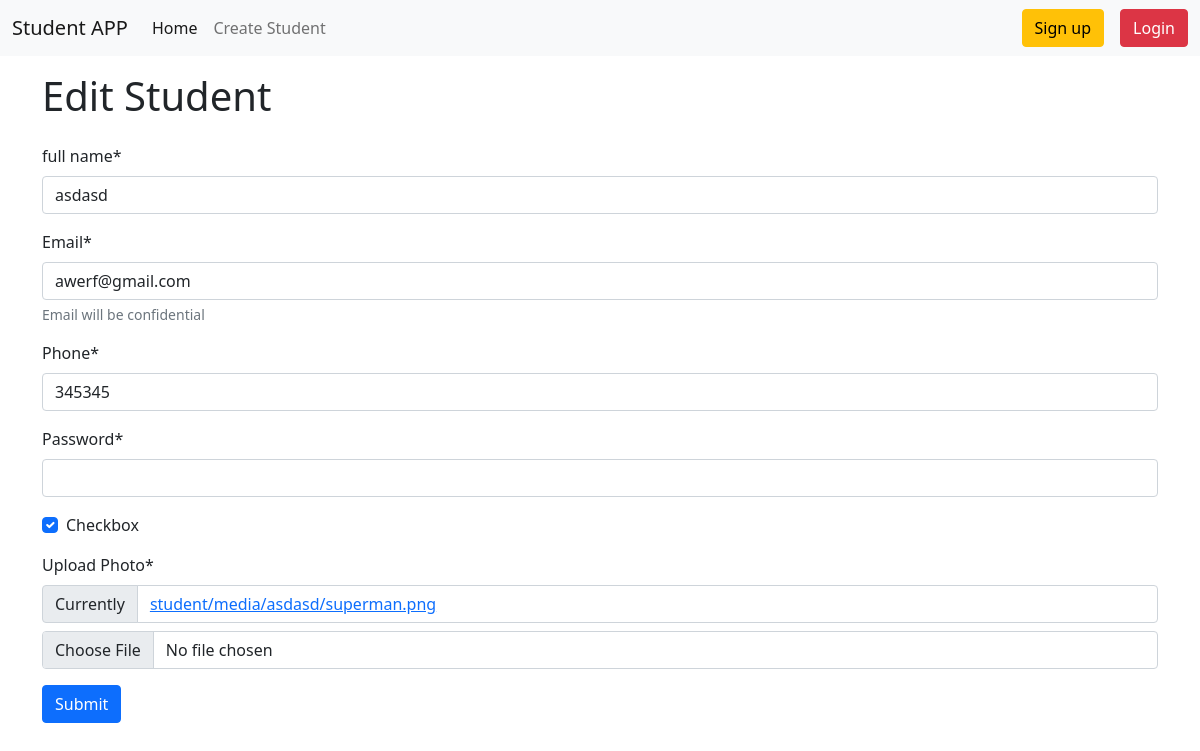
/edit/9/, run on an earlier commit of the app's database.
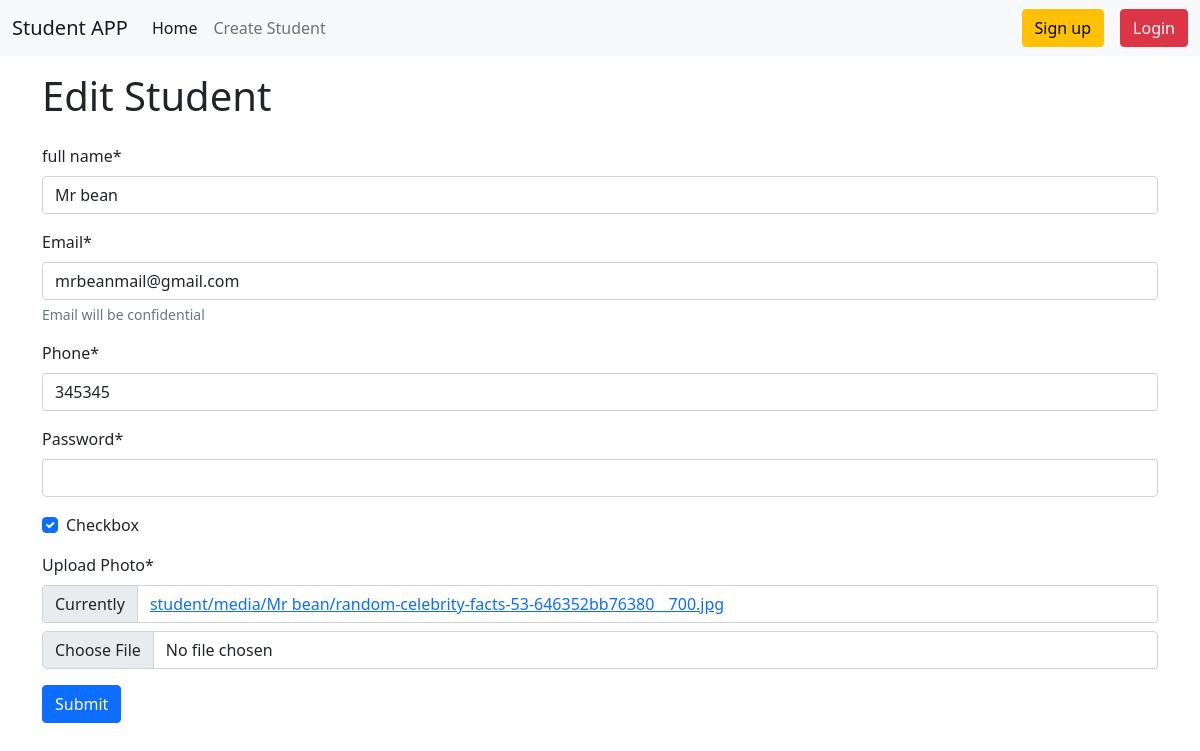
And on a later commit of the database.
### student/models.py (models this page shows, shortened)
class Student(models.Model):
    name = models.CharField(max_length=200)
    email = models.EmailField()
    phone = models.CharField(max_length=50)
    password = models.CharField(max_length=50)
    checkbox = models.BooleanField()
    photo = models.ImageField(upload_to=student_directory_name,default=None, null=True)

### student/views.py (the view)
# urls.py: path('edit/<int:id>/',views.update_student, name = 'update_student'),
def update_student(request, id):
    student = models.Student.objects.get(id=id)
    form = forms.StudentForm(instance = student) #showing previous data on form
    if request.method == 'POST':
        form = forms.StudentForm(request.POST, request.FILES, instance=student)#capturing the post request
        if form.is_valid():
            form.save()
            messages.add_message(request, messages.SUCCESS, 'Student Profile Updated successfully.')
            return redirect('home')
    return render(request, 'student/create_student.html', {'form': form, 'edit': True})

### student/forms.py
class StudentForm(forms.ModelForm):
    password = forms.CharField(widget=forms.PasswordInput())
    class Meta:
        model = models.Student
        fields = '__all__'
        labels = {
            'name' : "full name",
            'photo' :"Upload Photo",
        }
        help_texts = {
            'email' : "Email will be confidential",
        }

### student/templates/student/create_student.html (shortened to what this page needs)
{% extends "base.html" %}
{%load crispy_forms_tags %}
{% block content %}
{% if edit %}
    <H1 class="py-3 container">
      Edit Student
    </h1>
    {% else %}
    <H1 class="py-3 container">
      Create New Student
    </h1>
    {% endif %}
    <form class="container" method="post" enctype="multipart/form-data" novalidate>
    {{ form | crispy }}
    <button type="submit" class="btn btn-primary" > Submit </button>
    </form>
{% endblock %}

### templates/base.html (shortened to what this page needs)
{%load crispy_forms_tags %}
{% load static %}
<!DOCTYPE html>
<html lang="en">
  <head>
    <link
      href="https://cdn.jsdelivr.net/npm/bootstrap@5.0.2/dist/css/bootstrap.min.css"
      rel="stylesheet"
    />
  </head>
  <body>
    <nav class="navbar navbar-expand-lg navbar-light bg-light">
      <div class="container-fluid">
        <a class="navbar-brand" href="{% url 'home' %}">Student APP</a>
        <div class="collapse navbar-collapse" id="navbarSupportedContent">
          <ul class="navbar-nav me-auto mb-2 mb-lg-0">
            <li class="nav-item">
              <a class="nav-link active" aria-current="page" href="{% url 'home' %}">Home</a>
            </li>
            <li class="nav-item">
              <a class="nav-link" href="{% url 'create_student' %}">Create Student</a>
            </li>
          </ul>
          {% if user.is_authenticated %}
            <div class="d-flex">
              <p>{{ user.username }}</p>
              <a href ="{% url 'user_logout' %}" class = "btn btn-danger" > logout </a>
            </div>
          {% else %}
            <div class="d-flex">
              <a href ="{% url 'signup' %}" class = "btn btn-warning mx-3" > Sign up </a>
              <a href ="{% url 'user_login' %}" class = "btn btn-danger" > Login </a>
          </div>
          {% endif %}
        </div>
      </div>
    </nav>
    {% block content %}
    {% endblock %}
  </body>
</html>

What changed in the data, as far as the page shows it:
changed Student: name "asdasd" → "Mr bean"; email "awerf@gmail.com" → "mrbeanmail@gmail.com"
Also different on the page:
text no longer shown: "full name * Email * Email will be confidential Phone * Password * Checkbox Upload Photo * Currently student/media/asdasd/superman.png"
text now shown: "full name * Email * Email will be confidential Phone * Password * Checkbox Upload Photo * Currently student/media/Mr bean/random-celebrity-facts-53-646352bb76380__700.jpg"
